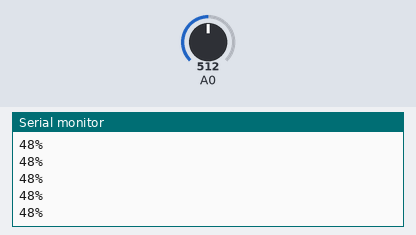
A sketch run on a simulated Arduino Uno, built with avr-gcc and run on an emulated ATmega328P. Parts: the last lines printed to the serial monitor. Inputs (shaded band) come from the test bench; at power-on: A0 = 512.

Above: at 1.2 s.
1.3 s: A0 set to 716
At 1.31 s:
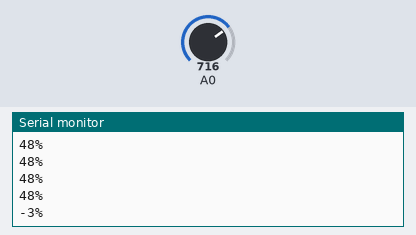
2.8 s: A0 set to 900
At 2.81 s:
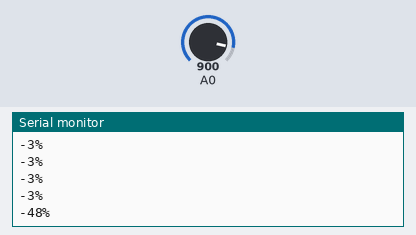
Timing chart, 0 to 5.8 s (numbered marks = the images above; inputs shaded):
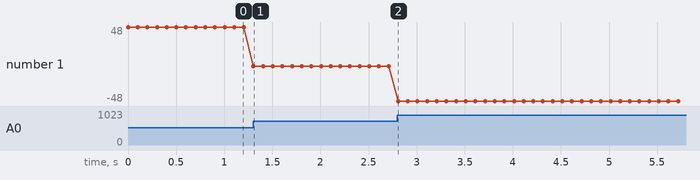

The sketch:

Sensor.ino
```cpp
const int dry = 703; // value for dry sensor
const int wet = 300; // value for wet sensor

void setup()
{
  Serial.begin(9600);
}

void loop()
{
  int sensorVal = analogRead(A0);

  int percentageHumididy = map(sensorVal, wet, dry, 100, 0);

  Serial.print(percentageHumididy);
  Serial.println("%");

  delay(100);
}
```

Measured:
- after the input at 1.3 s, the serial monitor: prints a new line at once (image 1)
- after the input at 2.8 s, the serial monitor: prints a new line at once (image 2)
- plotted number 1: 48 → -3 after the input at 1.3 s, -3 → -48 after the input at 2.8 s
